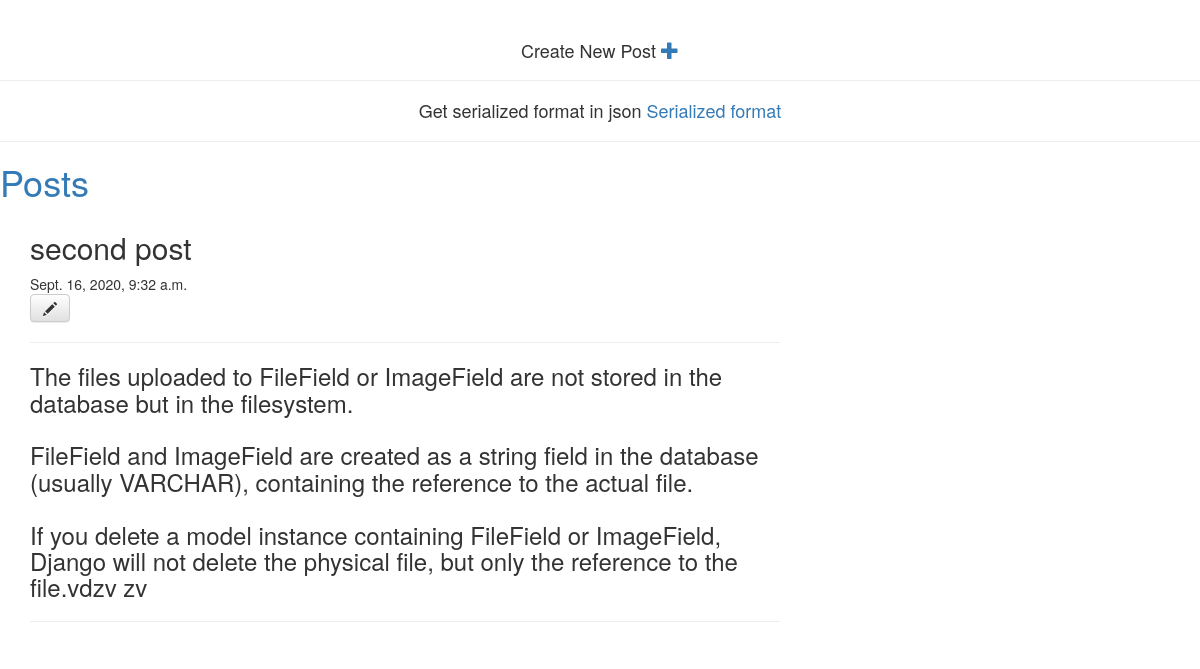
The app's page /post/2/ with its own data.
### posts/models.py (models this page shows, shortened)
class Posts(models.Model):
    title =models.CharField(max_length=50)
    content = models.TextField()
    date_posted = models.DateTimeField(default = timezone.now)

### posts/views.py (the view)
# urls.py: path('post/<int:pk>/', views.post_detail, name='post_detail'),
def post_detail(request, pk):
    post = get_object_or_404(Posts, pk=pk)
    return render(request, 'posts/post_detail.html', {'post': post})

### posts/templates/posts/post_detail.html
{% extends 'posts/base.html' %}
{% load cache %}
{% block content %}
    {% cache 500 post %}
    <div>
        <h2>{{ post.title }}</h2>
                {% if post.date_posted %}
            <div >
                {{ post.date_posted }}
            </div>
        {% endif %}
         <a class="btn btn-default" href="{% url 'post_edit' pk=post.pk %}"><span class="glyphicon glyphicon-pencil"></span></a>
            <hr>
            <div>
                <h3><p>{{ post.content|linebreaksbr }}</p></h3>
            </div>
            <hr>
    </div>
    {% endcache %}
{% endblock %}

### records on screen
Posts: title "second post", date_posted "Sept. 16, 2020, 9:32 a.m.", content "The files uploaded to FileField or ImageField are not stored in the database but in the filesystem. FileField and ImageField are created as a string field in the database (usually VARCHAR), containing the reference to the actual file. If you delete a model instance containing FileField or ImageField, Django will not delete the physical file, but only the reference to the file.vdzv zv"
